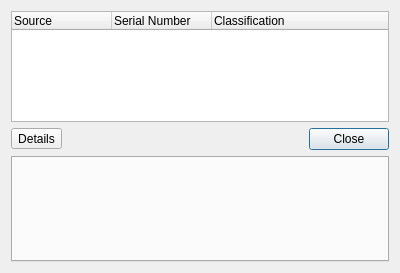
<?xml version="1.0" encoding="UTF-8"?>
<ui version="4.0">
 <class>vvTrackInfoDialog</class>
 <widget class="QDialog" name="vvTrackInfoDialog">
  <property name="geometry">
   <rect>
    <x>0</x>
    <y>0</y>
    <width>400</width>
    <height>273</height>
   </rect>
  </property>
  <property name="windowTitle">
   <string>Tracks</string>
  </property>
  <layout class="QGridLayout" name="gridLayout">
   <item row="0" column="0" colspan="2">
    <widget class="QTreeWidget" name="trackTree">
     <property name="editTriggers">
      <set>QAbstractItemView::NoEditTriggers</set>
     </property>
     <property name="alternatingRowColors">
      <bool>true</bool>
     </property>
     <property name="rootIsDecorated">
      <bool>false</bool>
     </property>
     <property name="uniformRowHeights">
      <bool>true</bool>
     </property>
     <property name="allColumnsShowFocus">
      <bool>true</bool>
     </property>
     <column>
      <property name="text">
       <string>Source</string>
      </property>
     </column>
     <column>
      <property name="text">
       <string>Serial Number</string>
      </property>
     </column>
     <column>
      <property name="text">
       <string>Classification</string>
      </property>
     </column>
    </widget>
   </item>
   <item row="1" column="0">
    <widget class="qtExpander" name="toggleDetails">
     <property name="text">
      <string>Details</string>
     </property>
     <property name="checkable">
      <bool>true</bool>
     </property>
    </widget>
   </item>
   <item row="1" column="1">
    <widget class="QDialogButtonBox" name="buttonBox">
     <property name="orientation">
      <enum>Qt::Horizontal</enum>
     </property>
     <property name="standardButtons">
      <set>QDialogButtonBox::Close</set>
     </property>
    </widget>
   </item>
   <item row="2" column="0" colspan="2">
    <widget class="QStackedWidget" name="detailsPane">
     <property name="sizePolicy">
      <sizepolicy hsizetype="Preferred" vsizetype="Fixed">
       <horstretch>0</horstretch>
       <verstretch>0</verstretch>
      </sizepolicy>
     </property>
     <property name="currentIndex">
      <number>0</number>
     </property>
     <widget class="vvTrackInfoWidget" name="trackDetails">
      <property name="sizePolicy">
       <sizepolicy hsizetype="Expanding" vsizetype="Minimum">
        <horstretch>0</horstretch>
        <verstretch>0</verstretch>
       </sizepolicy>
      </property>
     </widget>
     <widget class="QWidget" name="detailsMessage">
      <layout class="QVBoxLayout" name="verticalLayout">
       <item>
        <widget class="QLabel" name="detailsSummary">
         <property name="text">
          <string>Notice</string>
         </property>
         <property name="alignment">
          <set>Qt::AlignBottom|Qt::AlignHCenter</set>
         </property>
        </widget>
       </item>
       <item>
        <widget class="QLabel" name="detailsNote">
         <property name="enabled">
          <bool>false</bool>
         </property>
         <property name="text">
          <string>Select a track to view detailed track information.</string>
         </property>
         <property name="alignment">
          <set>Qt::AlignHCenter|Qt::AlignTop</set>
         </property>
         <property name="wordWrap">
          <bool>true</bool>
         </property>
        </widget>
       </item>
       <item>
        <spacer name="verticalSpacer">
         <property name="orientation">
          <enum>Qt::Vertical</enum>
         </property>
         <property name="sizeHint" stdset="0">
          <size>
           <width>20</width>
           <height>40</height>
          </size>
         </property>
        </spacer>
       </item>
      </layout>
     </widget>
    </widget>
   </item>
  </layout>
 </widget>
 <customwidgets>
  <customwidget>
   <class>qtExpander</class>
   <extends>QToolButton</extends>
   <header location="global">qtExpander.h</header>
  </customwidget>
  <customwidget>
   <class>vvTrackInfoWidget</class>
   <extends>QTabWidget</extends>
   <header>vvTrackInfoWidget.h</header>
   <container>1</container>
  </customwidget>
 </customwidgets>
 <resources/>
 <connections>
  <connection>
   <sender>buttonBox</sender>
   <signal>clicked(QAbstractButton*)</signal>
   <receiver>vvTrackInfoDialog</receiver>
   <slot>accept()</slot>
   <hints>
    <hint type="sourcelabel">
     <x>248</x>
     <y>254</y>
    </hint>
    <hint type="destinationlabel">
     <x>157</x>
     <y>274</y>
    </hint>
   </hints>
  </connection>
 </connections>
</ui>
